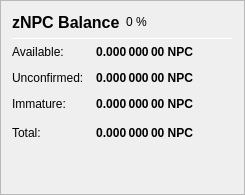
                   <widget class="QFrame" name="frame_ZerocoinBalances">
                    <property name="frameShape">
                     <enum>QFrame::StyledPanel</enum>
                    </property>
                    <property name="frameShadow">
                     <enum>QFrame::Raised</enum>
                    </property>
                    <layout class="QVBoxLayout" name="verticalLayout_7">
                     <item>
                      <layout class="QHBoxLayout" name="horizontalLayout_8" stretch="0,0,0">
                       <item>
                        <widget class="QLabel" name="label_5z_3">
                         <property name="minimumSize">
                          <size>
                           <width>0</width>
                           <height>20</height>
                          </size>
                         </property>
                         <property name="font">
                          <font>
                           <pointsize>12</pointsize>
                           <weight>75</weight>
                           <bold>true</bold>
                          </font>
                         </property>
                         <property name="text">
                          <string>zNPC Balance</string>
                         </property>
                        </widget>
                       </item>
                       <item>
                        <widget class="QLabel" name="labelzNPCPercent">
                         <property name="text">
                          <string notr="true">0 %</string>
                         </property>
                        </widget>
                       </item>
                       <item>
                        <spacer name="horizontalSpacer_11">
                         <property name="orientation">
                          <enum>Qt::Horizontal</enum>
                         </property>
                         <property name="sizeHint" stdset="0">
                          <size>
                           <width>40</width>
                           <height>20</height>
                          </size>
                         </property>
                        </spacer>
                       </item>
                      </layout>
                     </item>
                     <item>
                      <widget class="Line" name="line_ZerocoinBalance">
                       <property name="minimumSize">
                        <size>
                         <width>0</width>
                         <height>1</height>
                        </size>
                       </property>
                       <property name="maximumSize">
                        <size>
                         <width>16777215</width>
                         <height>1</height>
                        </size>
                       </property>
                       <property name="orientation">
                        <enum>Qt::Horizontal</enum>
                       </property>
                      </widget>
                     </item>
                     <item>
                      <layout class="QGridLayout" name="gridLayout_5">
                       <property name="spacing">
                        <number>12</number>
                       </property>
                       <item row="1" column="0">
                        <widget class="QLabel" name="labelzBalanceMatureText">
                         <property name="toolTip">
                          <string>Mature: more than 20 confirmation and more than 1 mint of the same denomination after it was minted.
These zNPC are spendable.</string>
                         </property>
                         <property name="text">
                          <string>Available:</string>
                         </property>
                        </widget>
                       </item>
                       <item row="1" column="1">
                        <widget class="QLabel" name="labelzBalanceMature">
                         <property name="font">
                          <font>
                           <weight>75</weight>
                           <bold>true</bold>
                          </font>
                         </property>
                         <property name="toolTip">
                          <string>Mature: more than 20 confirmation and more than 1 mint of the same denomination after it was minted.
These zNPC are spendable.</string>
                         </property>
                         <property name="text">
                          <string notr="true">0.000 000 00 NPC</string>
                         </property>
                         <property name="alignment">
                          <set>Qt::AlignRight|Qt::AlignTrailing|Qt::AlignVCenter</set>
                         </property>
                        </widget>
                       </item>
                       <item row="2" column="0">
                        <widget class="QLabel" name="labelzBalanceUnconfirmedText">
                         <property name="toolTip">
                          <string>Unconfirmed: less than 20 confirmations
Immature: confirmed, but less than 1 mint of the same denomination after it was minted</string>
                         </property>
                         <property name="text">
                          <string>Unconfirmed:</string>
                         </property>
                        </widget>
                       </item>
                       <item row="2" column="1">
                        <widget class="QLabel" name="labelzBalanceUnconfirmed">
                         <property name="font">
                          <font>
                           <weight>75</weight>
                           <bold>true</bold>
                          </font>
                         </property>
                         <property name="toolTip">
                          <string>Unconfirmed: less than 20 confirmations
Immature: confirmed, but less than 1 mint of the same denomination after it was minted</string>
                         </property>
                         <property name="text">
                          <string notr="true">0.000 000 00 NPC</string>
                         </property>
                         <property name="alignment">
                          <set>Qt::AlignRight|Qt::AlignTrailing|Qt::AlignVCenter</set>
                         </property>
                        </widget>
                       </item>
                       <item row="3" column="0">
                        <widget class="QLabel" name="labelzBalanceImmatureText">
                         <property name="toolTip">
                          <string>Unconfirmed: less than 20 confirmations
Immature: confirmed, but less than 1 mint of the same denomination after it was minted</string>
                         </property>
                         <property name="text">
                          <string>Immature:</string>
                         </property>
                        </widget>
                       </item>
                       <item row="3" column="1">
                        <widget class="QLabel" name="labelzBalanceImmature">
                         <property name="font">
                          <font>
                           <weight>75</weight>
                           <bold>true</bold>
                          </font>
                         </property>
                         <property name="toolTip">
                          <string>Unconfirmed: less than 20 confirmations
Immature: confirmed, but less than 1 mint of the same denomination after it was minted</string>
                         </property>
                         <property name="text">
                          <string notr="true">0.000 000 00 NPC</string>
                         </property>
                         <property name="alignment">
                          <set>Qt::AlignRight|Qt::AlignTrailing|Qt::AlignVCenter</set>
                         </property>
                        </widget>
                       </item>
                       <item row="4" column="0">
                        <widget class="QLabel" name="labelzBalanceText">
                         <property name="toolTip">
                          <string>Your current zNPC balance, unconfirmed and immature zNPC included.</string>
                         </property>
                         <property name="text">
                          <string>Total:</string>
                         </property>
                        </widget>
                       </item>
                       <item row="4" column="1">
                        <widget class="QLabel" name="labelzBalance">
                         <property name="font">
                          <font>
                           <weight>75</weight>
                           <bold>true</bold>
                          </font>
                         </property>
                         <property name="cursor">
                          <cursorShape>IBeamCursor</cursorShape>
                         </property>
                         <property name="toolTip">
                          <string>Your current zNPC balance, unconfirmed and immature zNPC included.</string>
                         </property>
                         <property name="text">
                          <string notr="true">0.000 000 00 NPC</string>
                         </property>
                         <property name="alignment">
                          <set>Qt::AlignRight|Qt::AlignTrailing|Qt::AlignVCenter</set>
                         </property>
                         <property name="textInteractionFlags">
                          <set>Qt::LinksAccessibleByMouse|Qt::TextSelectableByKeyboard|Qt::TextSelectableByMouse</set>
                         </property>
                        </widget>
                       </item>
                       <item row="4" column="2">
                        <spacer name="horizontalSpacer_4">
                         <property name="orientation">
                          <enum>Qt::Horizontal</enum>
                         </property>
                         <property name="sizeHint" stdset="0">
                          <size>
                           <width>40</width>
                           <height>20</height>
                          </size>
                         </property>
                        </spacer>
                       </item>
                      </layout>
                     </item>
                     <item>
                      <spacer name="verticalSpacer_4">
                       <property name="orientation">
                        <enum>Qt::Vertical</enum>
                       </property>
                       <property name="sizeHint" stdset="0">
                        <size>
                         <width>20</width>
                         <height>40</height>
                        </size>
                       </property>
                      </spacer>
                     </item>
                    </layout>
                   </widget>
